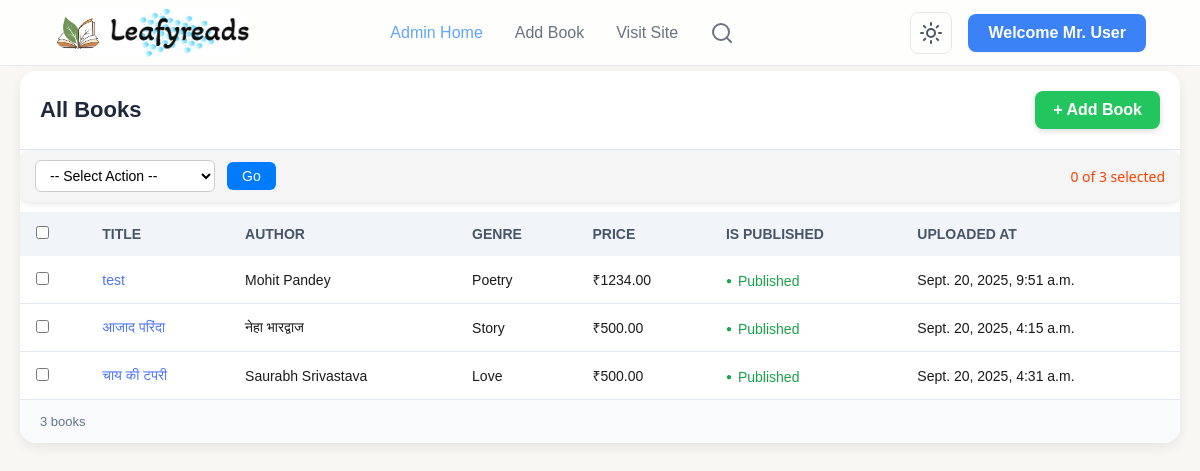
/admin-dashboard/, run on an earlier commit of the app's database.
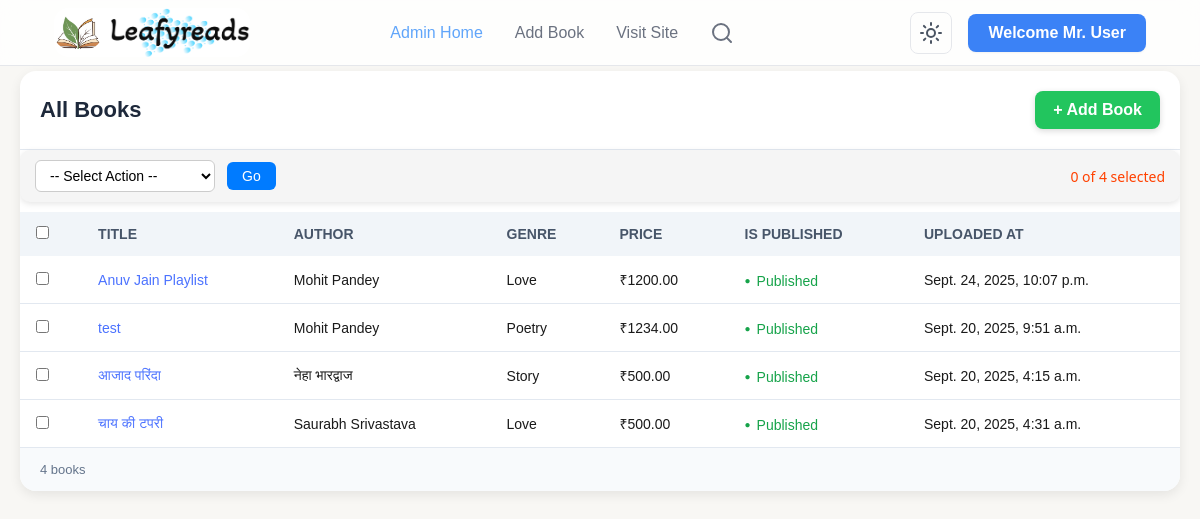
And on a later commit of the database.
### books/models.py (models this page shows, shortened)
class Book(models.Model):
    title = models.CharField(max_length=200, unique=True)
    slug = models.SlugField(unique=True)
    author = models.CharField(max_length=100)
    genre = models.ForeignKey(Genre, on_delete=models.SET_NULL, null=True, related_name='books')
    price = models.DecimalField(max_digits=8, decimal_places=2, blank=True, null=True)
    isbn = models.CharField(max_length=20, blank=True, null=True)
    cover_front = models.ImageField(upload_to=book_media_upload_path)
    pdf_file = models.FileField(upload_to=book_media_upload_path, blank=True, null=True)
    is_published = models.BooleanField(default=True)
    uploaded_at = models.DateTimeField(auto_now_add=True)
    updated_at = models.DateTimeField(auto_now=True)
    audio_file = models.FileField(upload_to='sounds/', null=True, blank=True)
    class Meta:
        ordering = ['-uploaded_at']
        indexes = [
            models.Index(fields=['slug']),           # Existing index
            models.Index(fields=['title']),          # Existing index
            models.Index(fields=['genre']),          # Added index for genre filtering
            models.Index(fields=['-uploaded_at']),   # Added index for ordering by uploaded_at
            GinIndex(fields=['title', 'author']),    # Added for PostgreSQL full-text search
        ]

class Genre(models.Model):
    category = models.ForeignKey(Category, on_delete=models.SET_NULL, null=True, related_name='genres')
    name = models.CharField(max_length=100)
    slug = models.SlugField(unique=True)
    lucidicon = models.CharField(max_length=100, blank=True, null=True)
    class Meta:
        ordering = ['name']
        unique_together = ('category', 'name')
        indexes = [
            models.Index(fields=['category', 'slug']),  # Added index for category+slug lookups
        ]
    def __str__(self):
        return self.name

### LRAdmin/views.py (the view, shortened to what this page needs)
# urls.py: path('', views.dashboard, name='dashboard'),
def dashboard(request):
    books = Book.objects.all().order_by("-uploaded_at")
    if request.method == "POST":
        action = request.POST.get('action')
        selected_books = request.POST.getlist('selected_books')
        if action == 'delete' and selected_books:
            Book.objects.filter(id__in=selected_books).delete()
        return redirect('dashboard')  # refresh page after action
    book_query = request.GET.get('search', '').strip()
    books = Book.objects.select_related('genre').all().order_by('-uploaded_at')
    context = {"books": books}
    return render(request, 'dashboard.html', context)

### LRAdmin/templates/dashboard.html (shortened to what this page needs)
{% extends 'basic.html' %}
{% load static %}
{% block css %}
<link rel="stylesheet" href="{% static 'css/dashboard.css' %}" />
{% endblock %}
{% block body %}
  <div class="books-container" style="margin: 5px 20px;">
    <div class="books-header">
      <h2>All Books</h2>
      <div class="action-bar">
        <a href="{% url 'addBook' %}" class="btn-add">+ Add Book</a>
      </div>
    </div>
  <form method="POST" id="bulk-action-form">
  <div class="bulk-actions" style="margin-bottom: 10px;">
    <select name="action" id="action-select">
      <option value="">-- Select Action --</option>
    </select>
    <button type="submit">Go</button>
    <span id="selected-count">0 of {{ books|length }} selected</span>
  </div>
  <table>
    <thead>
      <tr>
        <th><input type="checkbox" id="select-all"></th>
        <th>Title</th>
        <th>Author</th>
        <th>Genre</th>
        <th>Price</th>
        <th>Is Published</th>
        <th>Uploaded At</th>
      </tr>
    </thead>
    <tbody>
      {% if books %}
      {% for book in books %}
      <tr>
        <td><input type="checkbox" class="book-checkbox" name="selected_books" value="{{ book.id }}"></td>
        <td><a style="color: #4b72ff;" href="{% url 'updateBook' book.slug %}">{{book.title}}</a></td>
        <td>{{book.author}}</td>
        <td>{{book.genre}}</td>
        <td>₹{{book.price}}</td>
        {% if book.is_published %}
        <td><span class="status">Published</span></td>
        {% else %}
        <td><span class="status" style="color: rgb(255, 81, 0);">Not Published</span></td>
        {% endif %}
        <td>{{book.updated_at}}</td>
      </tr>
      {% endfor %}
      {% else %}
      <td style="width: 20vw;font-size:16px">Hmm... No books matched your search!</td>
      {% endif %}
    </tbody>
  </table>
</form>
    <div class="books-footer">
      {{books.count}} books
    </div>
  </div>
{% endblock body %}

What changed in the data, as far as the page shows it:
added Book: title "Anuv Jain Playlist", author "Mohit Pandey", genre "Love", price "1200.00", is_published "Published", updated_at "Sept. 24, 2025, 10:07 p.m."
Also different on the page:
{{ books|length }}: "3" → "4"
{{ books.count }}: "3" → "4"
